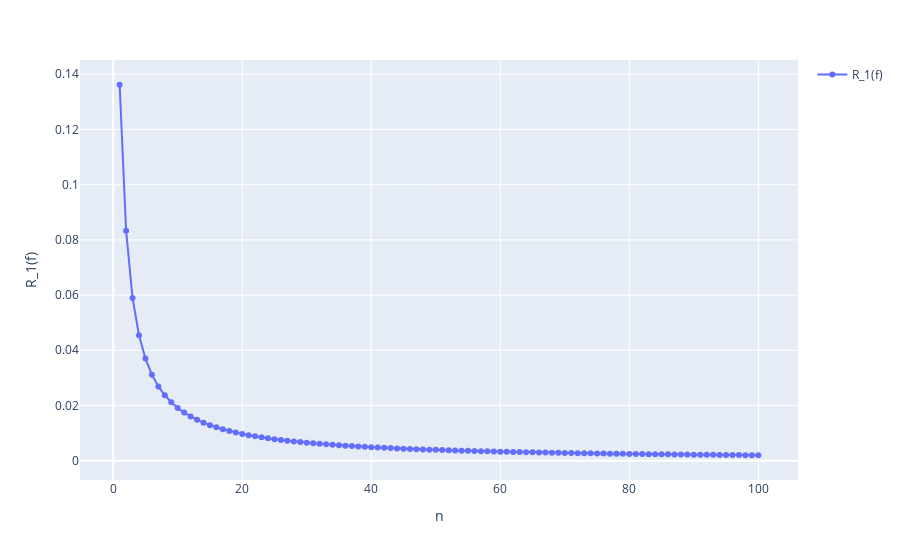

This figure's notebook cell:
### Markdown cell above
### 1. Формула левых прямоугольников

### Code cell
R_f = []

for i in range(1, 101):
    result = abs(integral - left_rectangles_formula(i, a, b))
    R_f.append(result)

figure = px.line(x=[i for i in range(1, 101)], y=R_f, markers=True)
figure.update_traces(name="R_1(f)", showlegend=True)
figure.update_layout(xaxis_title="n", yaxis_title="R_1(f)")
figure.show()
